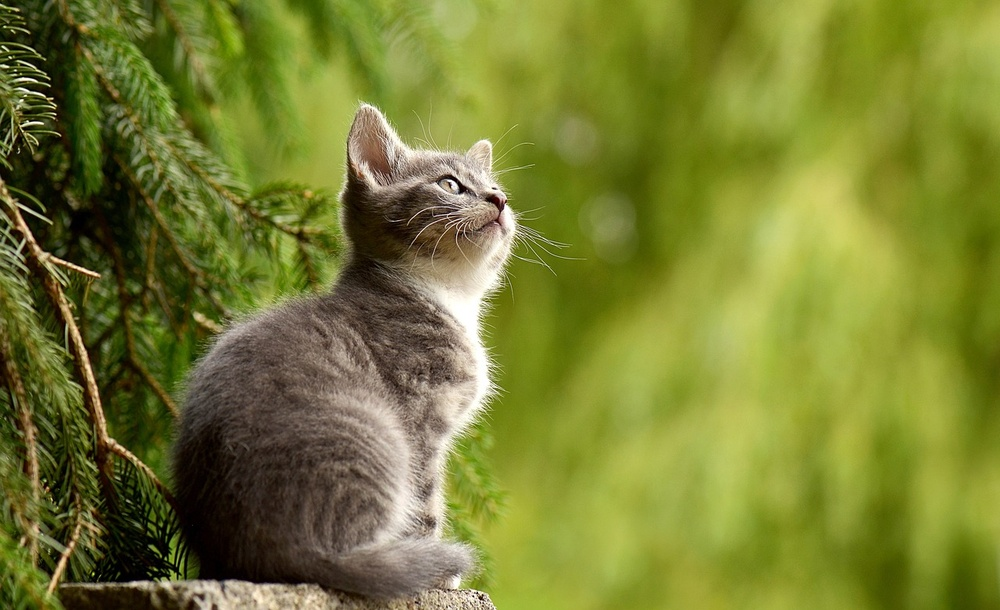
#> input picture kucing.jpg, 1000 x 610 px, shrunk from 1280 x 781 before the run
$ python 11.py
#> lines starting #> are read from the running program, lines starting #| are printed output that depends on the picture
import cv2
import numpy as np
import matplotlib.pyplot as plt

image = cv2.imread('kucing.jpg')
#> image is the input picture: shape (610, 1000, 3); mean B, G, R 49.8, 125.8, 119.2
hsv_image = cv2.cvtColor(image, cv2.COLOR_BGR2HSV)
#> hsv_image: shape (610, 1000, 3); mean H, S, V 30.4, 166.6, 129
h, s, v = cv2.split(hsv_image)
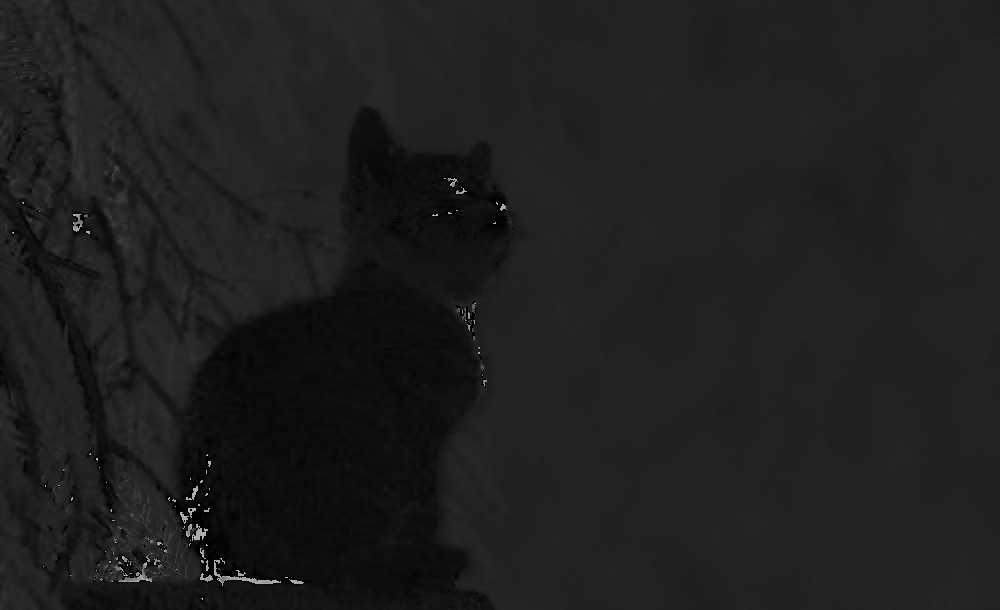
#> h: shape (610, 1000); min 0, max 179, mean 30.4
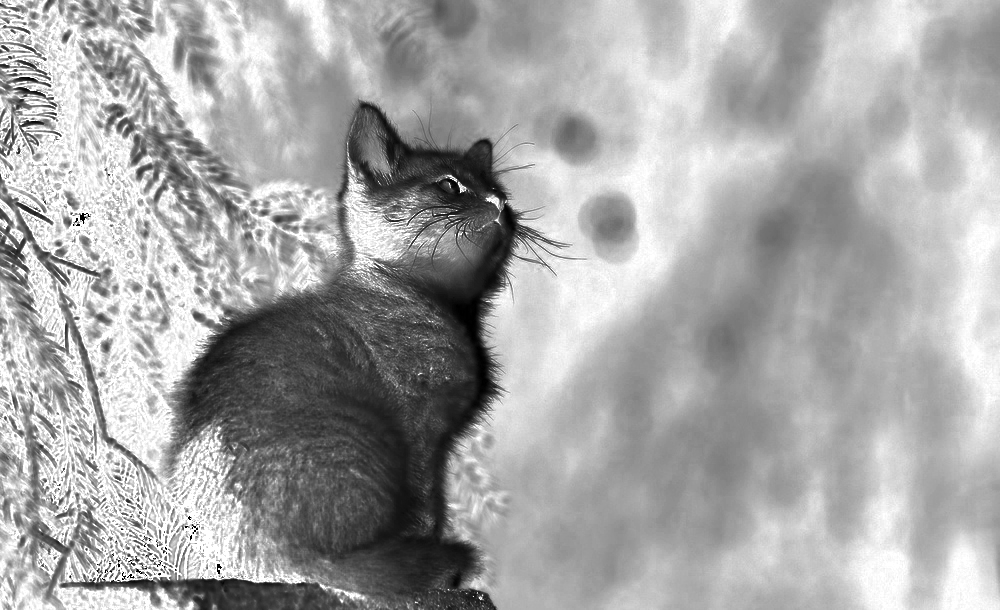
#> s: shape (610, 1000); min 0, max 255, mean 166.6
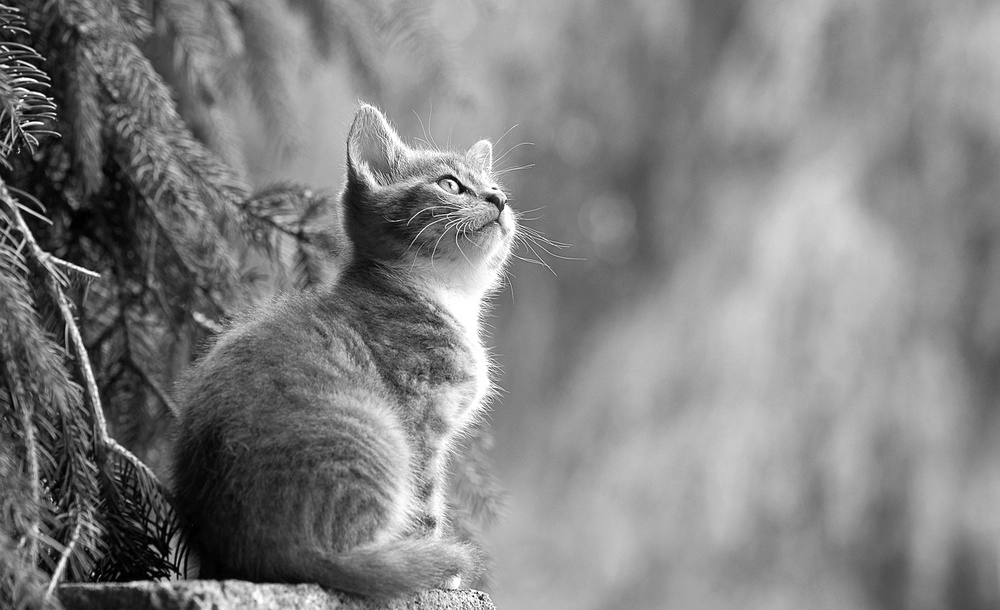
#> v: shape (610, 1000); min 0, max 255, mean 129
plt.figure(figsize=(15, 5))
plt.subplot(1, 3, 1)
hist_hue = cv2.calcHist([hsv_image], [0], None, [180], [0, 180])
#> hist_hue = 180 values, max 126859 at index 34, min 0 at index 59, mean 3388.9
plt.plot(hist_hue, color='orange')
plt.title('Hue Channel Histogram')
plt.xlim([0, 180])
plt.subplot(1, 3, 2)
hist_saturation = cv2.calcHist([hsv_image], [1], None, [256], [0, 256])
#> hist_saturation = 256 values, max 30683 at index 255, min 0 at index 254, mean 2382.8
plt.plot(hist_saturation, color='green')
plt.title('Saturation Channel Histogram')
plt.xlim([0, 256])
plt.subplot(1, 3, 3)
hist_value = cv2.calcHist([hsv_image], [2], None, [256], [0, 256])
#> hist_value = 256 values, max 6550 at index 174, min 119 at index 0, mean 2382.8
plt.plot(hist_value, color='blue')
plt.title('Value Channel Histogram')
plt.xlim([0, 256])
plt.tight_layout()
plt.show()
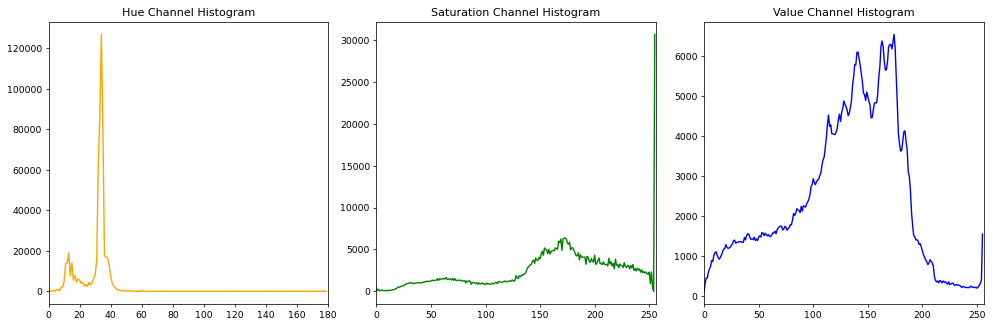
#> figure drawn by matplotlib, 3 panels; panel 1: curve peaks at x = 34, y = 126859; panel 2: curve peaks at x = 255, y = 30683; panel 3: curve peaks at x = 174, y = 6550
